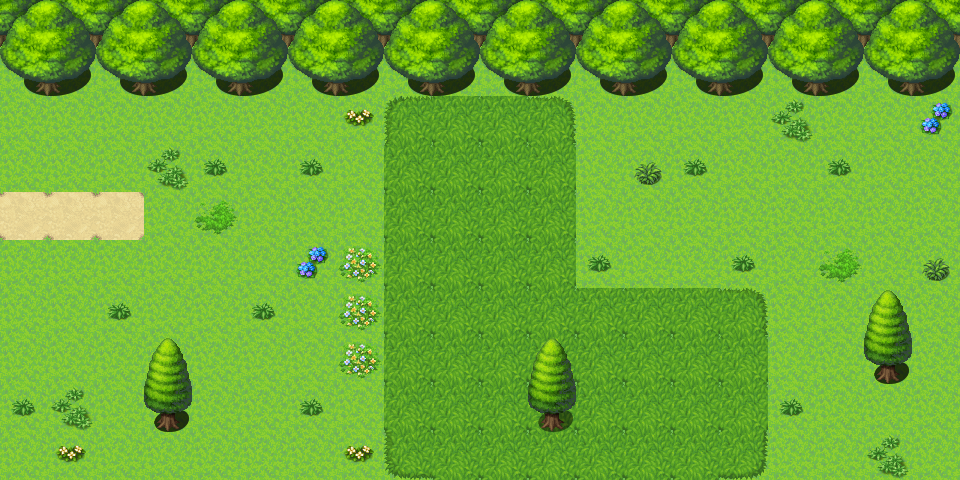

The image is a tile-based game level rendered from a .tmx file. Its description and complete source (layers, tilesets, objects, tile grids) follow:
An orthogonal 20x10 tile map with 48x48 px tiles, 4 tile layers (Background, Collision, Grass, Foreground), 2 tilesets and 2 objects (ToVillage, ToCity).

<map version="1.9" tiledversion="1.9.2" orientation="orthogonal" renderorder="right-down" width="20" height="10" tilewidth="48" tileheight="48" infinite="0" nextlayerid="6" nextobjectid="5">
 <tileset firstgid="1" source="../Tilesets/Outside_A2.tsx" />
 <tileset firstgid="193" source="../Tilesets/Outside_B.tsx" />
 <layer id="1" name="Background" width="20" height="10">
  <data encoding="csv">
1,1,1,1,1,1,1,1,1,1,1,1,1,1,1,1,1,1,1,1,
1,1,1,1,1,1,1,1,1,1,1,1,1,1,1,1,1,1,1,1,
1,1,1,1,1,1,1,1,1,1,1,1,1,1,1,1,1,1,1,1,
1,1,1,1,1,1,1,1,1,1,1,1,1,1,1,1,1,1,1,1,
1,1,1,1,1,1,1,1,1,1,1,1,1,1,1,1,1,1,1,1,
1,1,1,1,1,1,1,1,1,1,1,1,1,1,1,1,1,1,1,1,
1,1,1,1,1,1,1,1,1,1,1,1,1,1,1,1,1,1,1,1,
1,1,1,1,1,1,1,1,1,1,1,1,1,1,1,1,1,1,1,1,
1,1,1,1,1,1,1,1,1,1,1,1,1,1,1,1,1,1,1,1,
1,1,1,1,1,1,1,1,1,1,1,1,1,1,1,1,1,1,1,1
</data>
 </layer>
 <objectgroup id="4" name="Transitions">
  <object id="1" name="ToVillage" x="-2.66667" y="97.3333" width="50.6667" height="238.667" />
  <object id="4" name="ToCity" x="916" y="100" width="41.3333" height="188" />
 </objectgroup>
 <layer id="3" name="Collision" width="20" height="10">
  <data encoding="csv">
435,436,435,436,435,436,435,436,435,436,435,436,435,436,435,436,435,436,435,436,
433,434,433,434,433,434,433,434,433,434,433,434,433,434,433,434,433,434,433,434,
0,0,0,0,0,0,0,0,0,0,0,0,0,0,0,0,0,0,0,0,
0,0,0,0,0,0,0,0,0,0,0,0,0,0,0,0,0,0,0,0,
0,0,0,0,0,0,0,0,0,0,0,0,0,0,0,0,0,0,0,0,
0,0,0,0,0,0,0,0,0,0,0,0,0,0,0,0,0,0,0,0,
0,0,0,0,0,0,0,0,0,0,0,0,0,0,0,0,0,0,374,0,
0,0,0,374,0,0,0,0,0,0,0,374,0,0,0,0,0,0,390,0,
0,0,0,390,0,0,0,0,0,0,0,390,0,0,0,0,0,0,0,0,
0,0,0,0,0,0,0,0,0,0,0,0,0,0,0,0,0,0,0,0
</data>
 </layer>
 <layer id="5" name="Grass" width="20" height="10">
  <data encoding="csv">
0,0,0,0,0,0,0,0,0,0,0,0,0,0,0,0,0,0,0,0,
0,0,0,0,0,0,0,0,0,0,0,0,0,0,0,0,0,0,0,0,
0,0,0,0,0,0,0,0,25,10,10,26,0,0,0,0,0,0,0,0,
0,0,0,0,0,0,0,0,10,10,10,10,0,0,0,0,0,0,0,0,
0,0,0,0,0,0,0,0,10,10,10,10,0,0,0,0,0,0,0,0,
0,0,0,0,0,0,0,0,10,10,10,10,0,0,0,0,0,0,0,0,
0,0,0,0,0,0,0,0,10,10,10,10,10,10,10,26,0,0,0,0,
0,0,0,0,0,0,0,0,10,10,10,10,10,10,10,10,0,0,0,0,
0,0,0,0,0,0,0,0,10,10,10,10,10,10,10,10,0,0,0,0,
0,0,0,0,0,0,0,0,41,10,10,10,10,10,10,42,0,0,0,0
</data>
 </layer>
 <layer id="2" name="Foreground" width="20" height="10">
  <data encoding="csv">
435,436,435,436,435,436,435,436,435,436,435,436,435,436,435,436,435,436,435,436,
433,434,433,434,433,434,433,434,433,434,433,434,433,434,433,434,433,434,433,434,
0,0,0,0,0,0,0,385,0,0,0,0,0,0,0,0,372,0,0,387,
0,0,0,372,369,0,369,0,0,0,0,0,0,370,369,0,0,369,0,0,
4,4,4,0,371,0,0,0,0,0,0,0,0,0,0,0,0,0,0,0,
0,0,0,0,0,0,387,315,0,0,0,0,369,0,0,369,0,371,0,370,
0,0,369,0,0,369,0,315,0,0,0,0,0,0,0,0,0,0,374,0,
0,0,0,374,0,0,0,315,0,0,0,374,0,0,0,0,0,0,390,0,
369,372,0,390,0,0,369,0,0,0,0,390,0,0,0,0,369,0,0,0,
0,385,0,0,0,0,0,385,0,0,0,0,0,0,0,0,0,0,372,0
</data>
 </layer>
</map>
